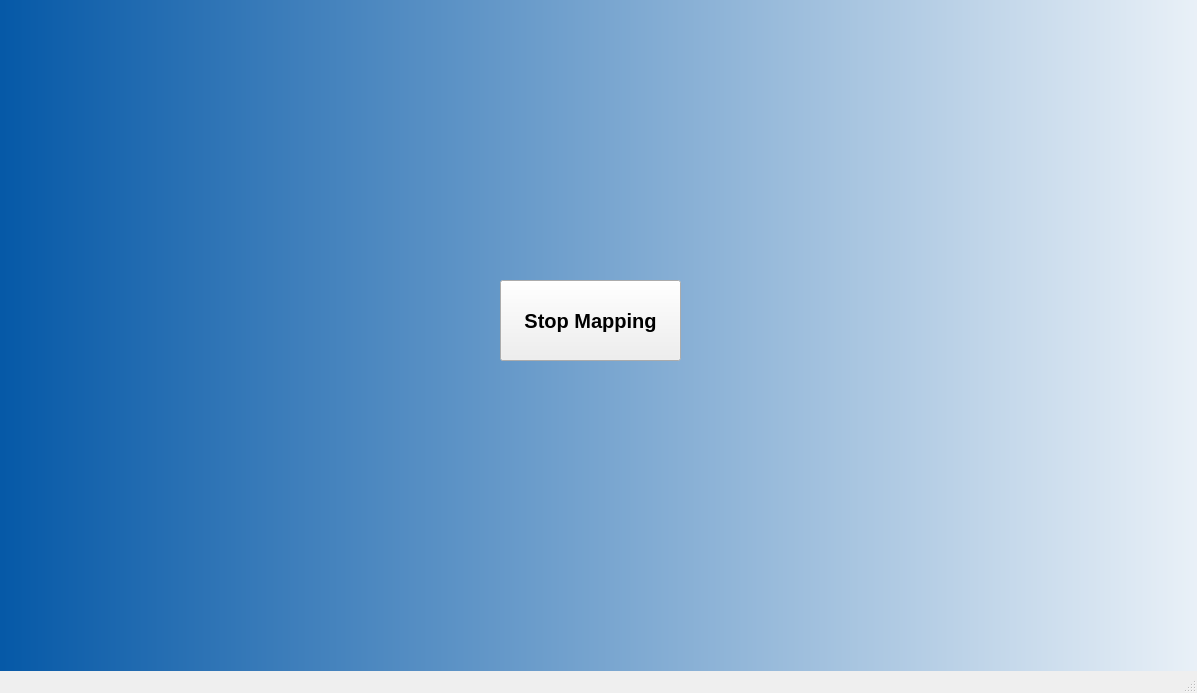
<?xml version="1.0" encoding="UTF-8"?>
<ui version="4.0">
 <class>MainWindow</class>
 <widget class="QMainWindow" name="MainWindow">
  <property name="geometry">
   <rect>
    <x>0</x>
    <y>0</y>
    <width>1197</width>
    <height>693</height>
   </rect>
  </property>
  <property name="windowTitle">
   <string>MainWindow</string>
  </property>
  <widget class="QWidget" name="centralwidget">
   <widget class="QWidget" name="widget" native="true">
    <property name="geometry">
     <rect>
      <x>-30</x>
      <y>-50</y>
      <width>1341</width>
      <height>751</height>
     </rect>
    </property>
    <property name="styleSheet">
     <string notr="true">QWidget#widget
{background-color: qlineargradient(spread:pad, x1:0, y1:1, x2:1, y2:1, stop:0 rgba(0, 85, 165, 255), stop:1 rgba(255, 255, 255, 255));}</string>
    </property>
    <widget class="QPushButton" name="nav_btn">
     <property name="geometry">
      <rect>
       <x>530</x>
       <y>330</y>
       <width>181</width>
       <height>81</height>
      </rect>
     </property>
     <property name="font">
      <font>
       <pointsize>15</pointsize>
       <weight>75</weight>
       <bold>true</bold>
      </font>
     </property>
     <property name="cursor">
      <cursorShape>PointingHandCursor</cursorShape>
     </property>
     <property name="text">
      <string>Stop Mapping</string>
     </property>
    </widget>
   </widget>
  </widget>
  <widget class="QMenuBar" name="menubar">
   <property name="geometry">
    <rect>
     <x>0</x>
     <y>0</y>
     <width>1197</width>
     <height>23</height>
    </rect>
   </property>
  </widget>
  <widget class="QStatusBar" name="statusbar"/>
 </widget>
 <resources/>
 <connections/>
</ui>
